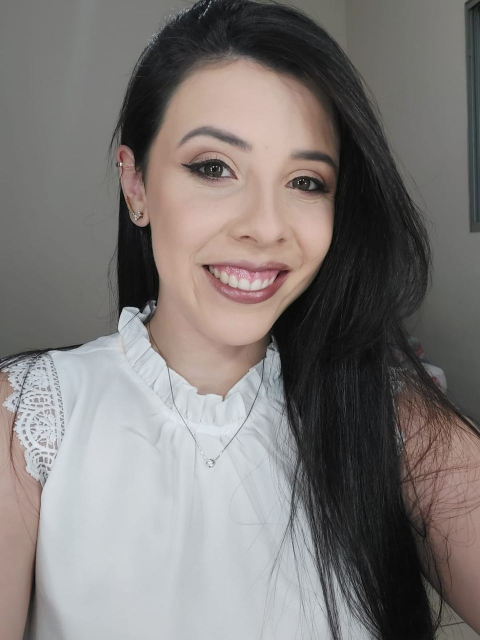
#> input picture docs/assets/img/2023-09-13-0037.jpg, 960 x 1280 px, given in place of foto-crianca.jpg, which was not available (shown at 1/2 size)
$ python process_story_photos.py
#> lines starting #> are read from the running program, lines starting #| are printed output that depends on the picture
import os
from PIL import Image, ImageOps

SRC = "img"
OUT = "docs/assets/img"

# (source filename in img/, output filename, category, caption)
MAP = [
    ("foto-crianca.jpg", "infancia-1.jpg", "infancia", "Vocês dois, ainda crianças 🧒👧"),
    ("foto-crianca (2).jpg", "infancia-2.jpg", "infancia", "Antes de tudo isso, já eram inseparáveis"),
    ("foto-crianca (3).jpg", "infancia-3.jpg", "infancia", "A amizade que começou na infância"),

    ("a-volta.jpg", "reencontro-1.jpg", "reencontro", "O reencontro, anos depois 🥹"),
    ("a-volta (2).jpg", "reencontro-2.jpg", "reencontro", "Que bom te ver de novo"),

    ("primeiro-pedido-de-namoro.jpg", "pedido-1.jpg", "pedido", "O dia do pedido de namoro 💍"),
    ("primeiro-pedido-de-namoro (2).jpg", "pedido-2.jpg", "pedido", "...e ela disse sim!"),
    ("primeiro-pedido-de-namoro (3).jpg", "pedido-3.jpg", "pedido", "Selfie do dia mais especial"),
    ("primeiro-pedido-de-namoro (4).jpg", "pedido-4.jpg", "pedido", "Pedido de namoro: capítulo 1"),

    ("1reuniaodepioneiros.jpg", "reuniao-pioneiros.jpg", "congregacao", "A reunião especial de pioneiros"),
    ("campanha-pregacao-juntos.jpg", "campanha-pregacao.jpg", "congregacao", "Servindo juntos na pregação"),

    ("foto-com-familia-juntos.jpg", "com-familia.jpg", "familia", "Com a família 🥰"),
    ("foto-com-galera.jpg", "com-galera.jpg", "amigos", "Com a galera"),

    ("foto-juntos.jpg", "casal-1.jpg", "casal", "Só vocês dois ❤️"),
    ("foto-juntos (2).jpg", "casal-2.jpg", "casal", "Mais um momento juntos"),
    ("foto-juntos (3).jpg", "casal-3.jpg", "casal", "Aquele dia"),
    ("foto-juntos (4).jpg", "casal-4.jpg", "casal", "Cara de quem tá feliz"),
    ("foto-juntos (5).jpg", "casal-5.jpg", "casal", "Mais uma do arquivo"),
    ("foto-juntos (6).jpg", "casal-6.jpg", "casal", "Momento qualquer, mas especial"),
    ("foto-juntos (7).jpg", "casal-7.jpg", "casal", "Risadas garantidas"),
    ("foto-juntos (8).jpg", "casal-8.jpg", "casal", "Dia comum, casal incomum"),
    ("foto-juntos (9).jpg", "casal-9.jpg", "casal", "Vibes boas"),
    ("foto-juntos (10).jpg", "casal-10.jpg", "casal", "Mais uma pra coleção"),
    ("foto-juntos (11).jpg", "casal-11.jpg", "casal", "Prova de que são fofos"),
    ("foto-juntos (12).jpg", "casal-12.jpg", "casal", "E mais essa"),
    ("foto-juntos(13).jpg", "casal-13.jpg", "casal", "Vocês dois, sempre"),

    ("foto-karen-so.jpg", "karen-1.jpg", "karen", "Só ela, Karen 💖"),
    ("foto-karen-so (2).jpg", "karen-2.jpg", "karen", "Linda, simplesmente"),
    ("foto-linda-karen-so.jpg", "karen-3.jpg", "karen", "A mais linda"),

    ("foto-lucas-so.jpg", "lucas-1.jpg", "lucas", "Só ele, Lucas 💙"),

    ("foto-look.jpg", "look.jpg", "look", "Aquele look"),

    ("foto-zuada.jpg", "zuada-1.jpg", "zuada", "Modo zoeira ativado 😂"),
    ("foto-zuada (2).jpg", "zuada-2.jpg", "zuada", "Risadas sem motivo"),
    ("foto-zuada (3).jpg", "zuada-3.jpg", "zuada", "Vergonha zero"),
]

MAX_DIM = 1100

os.makedirs(OUT, exist_ok=True)

entries = []
for src_name, out_name, category, caption in MAP:
    src_path = os.path.join(SRC, src_name)
    img = Image.open(src_path)
#> img is the input picture: PIL image 960x1280 RGB; mean R, G, B 125, 120.2, 118.2
    img = ImageOps.exif_transpose(img)
    if img.mode != "RGB":
        img = img.convert("RGB")

    w, h = img.size
#> w = 960; h = 1280
    if max(w, h) > MAX_DIM:
        if w >= h:
            new_w = MAX_DIM
            new_h = round(h * MAX_DIM / w)
        else:
            new_h = MAX_DIM
            new_w = round(w * MAX_DIM / h)
#> new_w = 825
        img = img.resize((new_w, new_h), Image.LANCZOS)
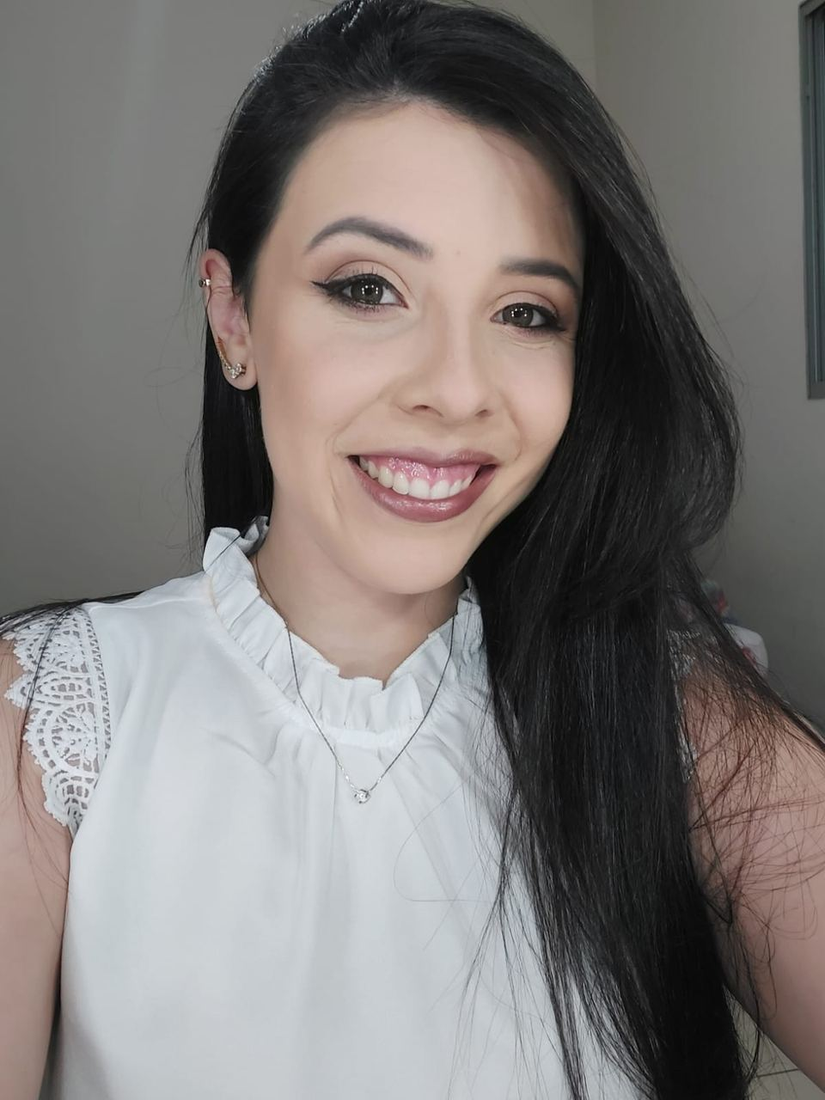
#> img: PIL image 825x1100 RGB; mean R, G, B 125, 120.2, 118.3

    out_path = os.path.join(OUT, out_name)
    img.save(out_path, "JPEG", quality=78)

    entries.append({"file": out_name, "category": category, "caption": caption})
#> pass 2 of the loop `for src_name, out_name, category, caption in MAP:`:
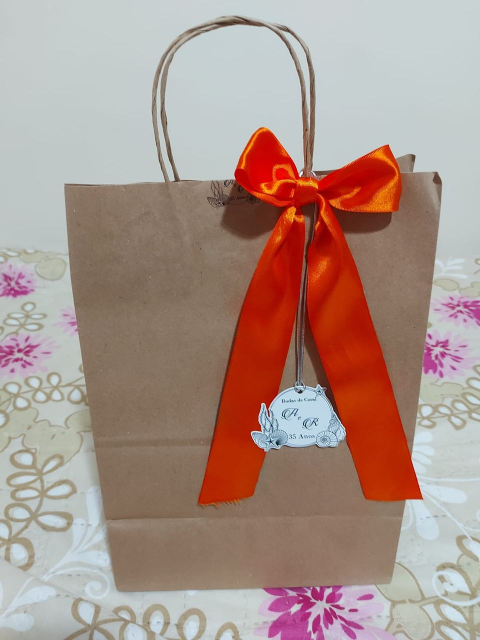
#> input picture docs/assets/img/2023-10-06-0008.jpg, 960 x 1280 px, given in place of foto-crianca (2).jpg, which was not available (shown at 1/2 size)
#> img is the input picture: PIL image 960x1280 RGB; mean R, G, B 170.6, 146.4, 137.8
#> `img = img.resize((new_w, new_h), Image.LANCZOS)`:
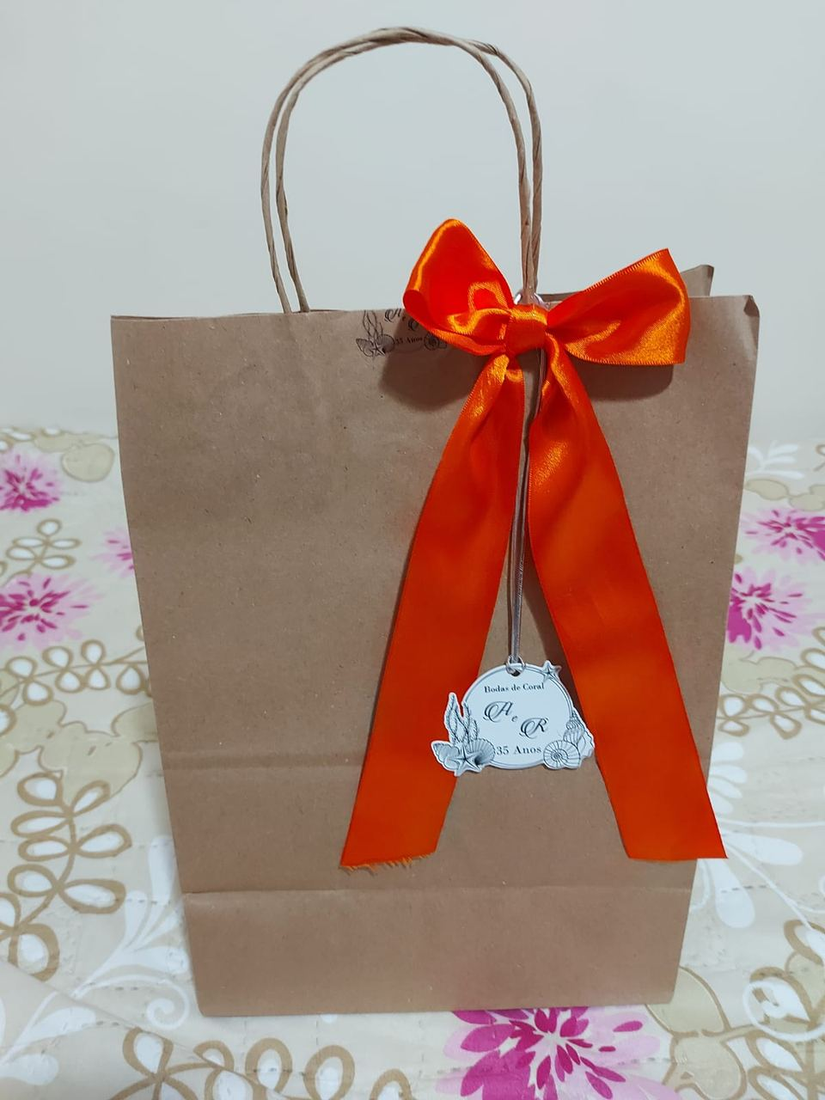
#> img: PIL image 825x1100 RGB; mean R, G, B 170.6, 146.4, 137.8
#> (the run stopped early here; a loop or call above may not have finished)
